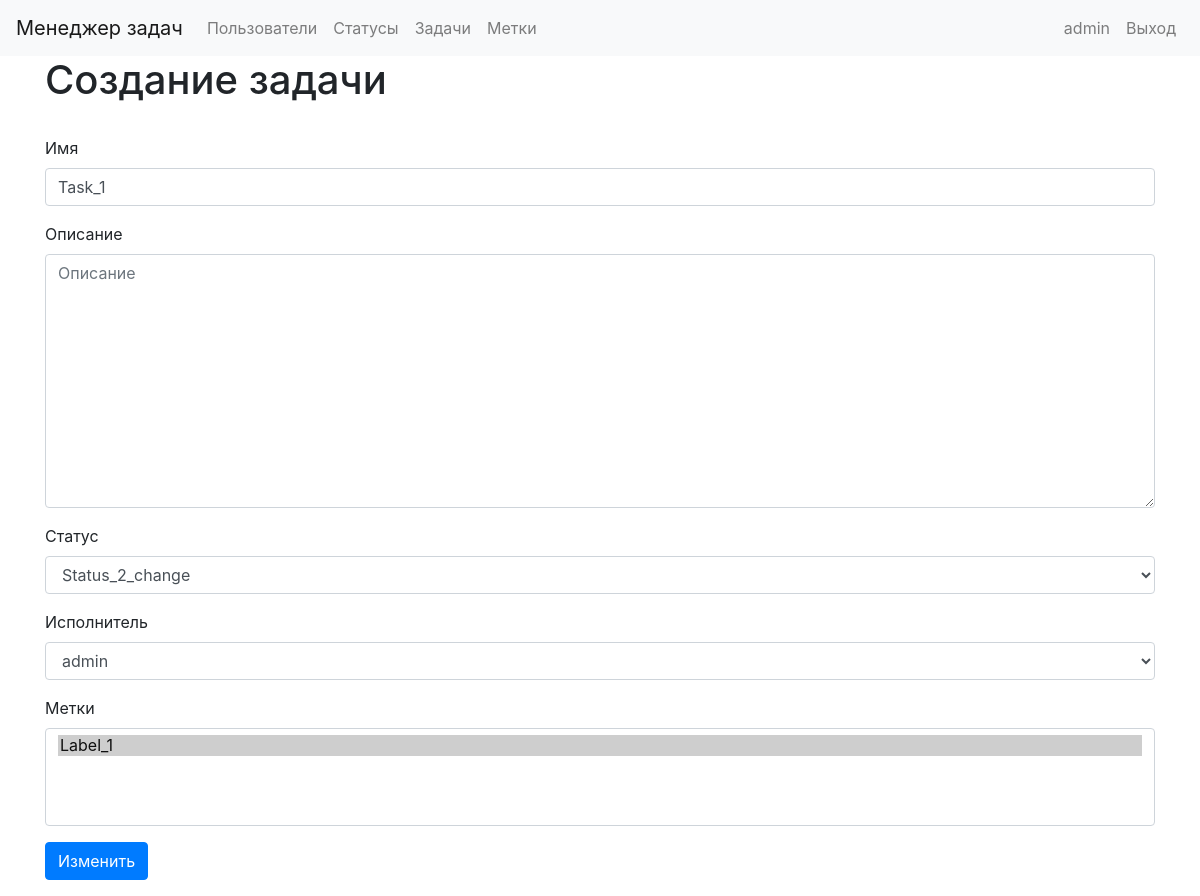
Page /tasks/2/update/ (signed in) on the earlier database version.
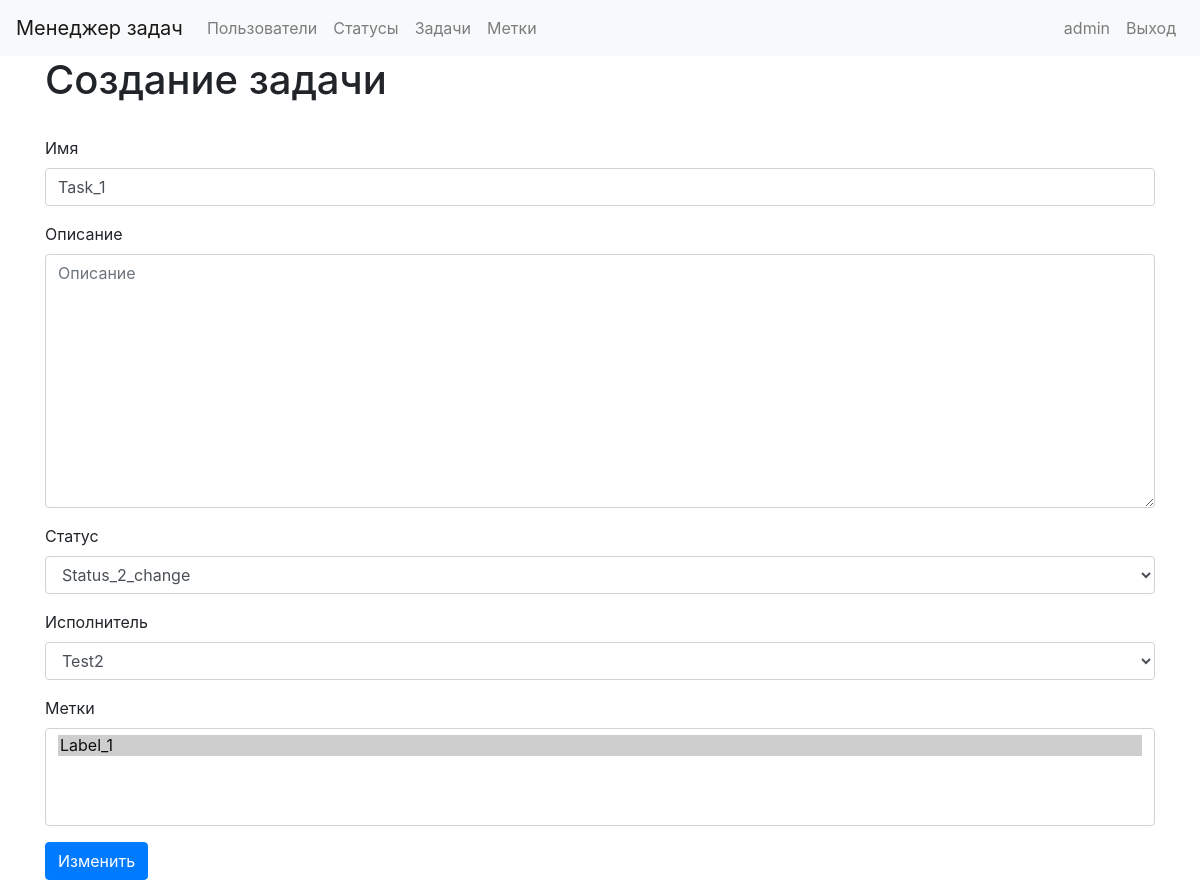
Same page on the later database version.
### task_manager/models.py (models this page shows)
class Task(models.Model):
    author = models.ForeignKey(User, on_delete=models.PROTECT, related_name="author")
    name = models.CharField(max_length=150, unique=True)
    description = models.TextField(max_length=500, blank=True, null=True)
    status = models.ForeignKey(Status, on_delete=models.PROTECT)
    executor = models.ForeignKey(User, on_delete=models.PROTECT, blank=True, null=True, related_name="tasks")
    labels = models.ManyToManyField("Label", through="AttachLabelToTask", blank=True)
    time_create = models.DateTimeField(auto_now_add=True)

class Status(models.Model):
    name = models.CharField(max_length=100, unique=True)
    time_create = models.DateTimeField(auto_now_add=True)
    def __str__(self):
        return self.name

class Label(models.Model):
    name = models.CharField(max_length=100, unique=True)
    time_create = models.DateTimeField(auto_now_add=True)
    def __str__(self):
        return self.name

### task_manager/views.py (the view)
# urls.py: path('tasks/<int:pk>/update/', views.TaskUpdate.as_view(), name='tasks_update'),
class TaskUpdate(SuccessMessageMixin, UpdateView):
    model = Task
    form_class = MyCreateTaskForm
    template_name = "tasks_create.html"
    success_url = reverse_lazy('tasks_list')
    success_message = _('Задача изменена!')
    def dispatch(self, request, *args, **kwargs):
        if not request.user.is_authenticated:
            messages.error(request, _("Вы не авторизованы! Пожалуйста, выполните вход."))
            return redirect('user_login')
        return super().dispatch(request, *args, **kwargs)
    def get_context_data(self, **kwargs):
        context = super().get_context_data(**kwargs)
        context['btn'] = _("Изменить")
        return context

### task_manager/forms.py
class MyCreateTaskForm(forms.ModelForm):
    name = forms.CharField(label=_('Имя'), widget=forms.TextInput(attrs={'class': 'form-input'}))
    description = forms.CharField(label=_('Описание'), required=False, widget=forms.Textarea(attrs={'cols': '40', 'rows': '10', 'class': 'form-input'}))
    status = forms.ModelChoiceField(label=_('Статус'), queryset=Status.objects.all())
    executor = forms.ModelChoiceField(label=_('Исполнитель'), queryset=User.objects.all(), required=False)
    labels = forms.ModelMultipleChoiceField(label=_('Метки'), queryset=Label.objects.all(), required=False)
    class Meta:
        model = Task
        fields = ('name', 'description', 'status', 'executor', 'labels')

### task_manager/templates/tasks_create.html (shortened to what this page needs)
{% extends 'base.html' %}
{% load i18n %}
{% load bootstrap4 %}
{% block content %}
    <div class="container wrapper flex-grow-1">
        <h1>{% translate "Создание задачи" %}</h1>
        <br>
        <form method="post">
            {% bootstrap_form form%}
            {% buttons %}
                <button type="submit" class="btn btn-primary">
                    {{ btn }}
                </button>
            {% endbuttons %}
        </form>
    </div>
{% endblock %}

Differences in the rows shown:
changed Task "Status_2_change": executor "admin" → "Test2"
